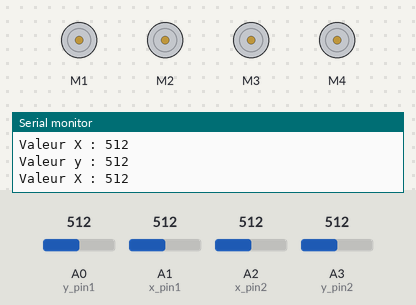
A sketch run on a simulated Arduino Uno, built with avr-gcc and run on an emulated ATmega328P. Shown: 4 × DC motor (green arrow = forward, orange = backward, longer = faster), the last lines printed to the serial monitor. The test bench sets the inputs (shaded band); at power-on: A0 (y_pin1) = 512, A2 (x_pin2) = 512, A1 (x_pin1) = 512, A3 (y_pin2) = 512.

Above: at 1.2 s.
1.3 s: A0 (y_pin1) set to 742
4.3 s: A0 (y_pin1) set to 758
At 4.56 s:
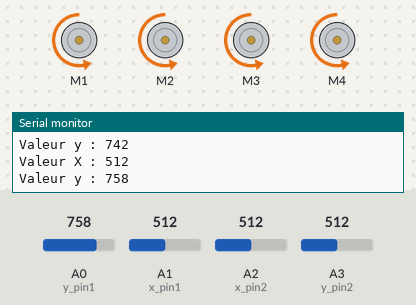
7.3 s: A2 (x_pin2) set to 760
At 7.68 s:
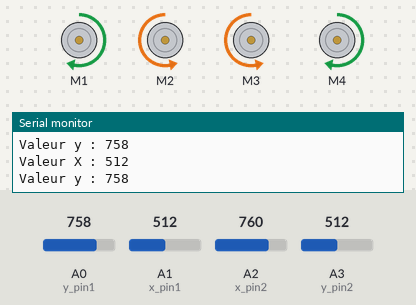
10.3 s: A2 (x_pin2) set to 240
At 10.89 s:
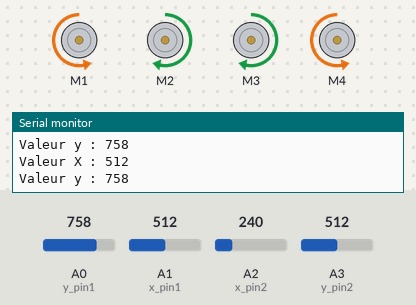
13.3 s: A0 (y_pin1) set to 240
At 13.51 s:
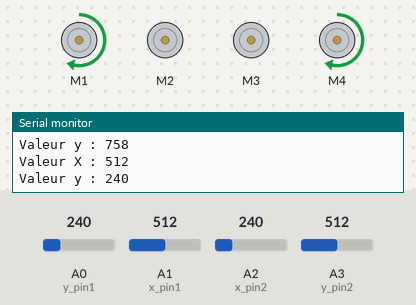
16.3 s: A0 (y_pin1) set to 260
At 16.62 s:
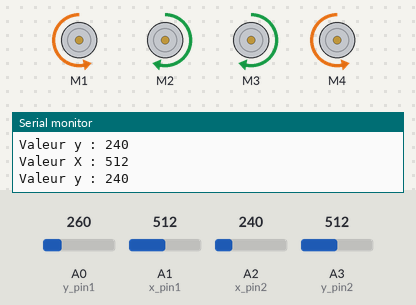
Timing chart, 0 to 19.3 s (numbered marks = the images above; inputs shaded):
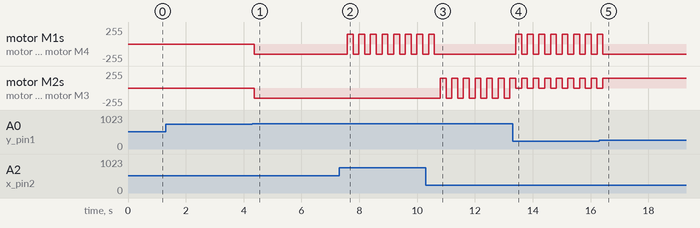

Measured:
- the behaviour switches between 750 and 751 on A0 (y_pin1) (found by bisection; images 0 and 1)
- after the input at 4.3 s, motor M1–4: stopped → backward 150/255 after 0.06 s
- after the input at 7.3 s, motor M1, motor M4: alternates forward 150/255 for 0.20 s and backward 150/255 for 0.20 s, starting after 0.28 s
- after the input at 10.3 s, motor M1, motor M4: goes on until 10.6 s, then stays backward 150/255; motor M2, motor M3: alternates forward 150/255 for 0.20 s and backward 150/255 for 0.20 s, starting after 0.50 s
- after the input at 13.3 s, motor M1, motor M4: alternates forward 150/255 for 0.20 s and backward 150/255 for 0.20 s, starting after 0.11 s
- after the input at 16.3 s, motor M1, motor M4: goes on until 16.4 s, then stays backward 150/255; motor M2, motor M3: goes on until 16.4 s, then stays forward 150/255

The sketch:

SMARS__Essai_joystick2.ino
```cpp
#include <AFMotor.h>

AF_DCMotor motor1(1); // création de l'objet "motor1"
AF_DCMotor motor2(2); // création de l'objet "motor2"
AF_DCMotor motor3(3); // création de l'objet "motor2"
AF_DCMotor motor4(4); // création de l'objet "motor2"
int x_pin1=A1;
int y_pin1=A0;
int x_value1;
int y_value1;

int x_pin2=A2;
int y_pin2=A3;
int x_value2;
int y_value2;

void setup(){
  Serial.begin(9600);
  pinMode(x_pin1,INPUT);
  pinMode(y_pin1, INPUT);
  pinMode(x_pin2,INPUT);
  pinMode(y_pin2, INPUT);
  motor1.setSpeed(150);//vitesse=150
  motor1.run(RELEASE);//stop
  motor2.setSpeed(150);//vitesse=150
  motor2.run(RELEASE);//stop
  motor3.setSpeed(150);//vitesse=150
  motor3.run(RELEASE);//stop
  motor4.setSpeed(150);//vitesse=150
  motor4.run(RELEASE);//stop
}

void loop(){
  x_value1= analogRead(x_pin1);
  y_value1= analogRead(y_pin1);
  x_value2= analogRead(x_pin2);
  y_value2= analogRead(y_pin2);
  Serial.print("Valeur X : ");
  Serial.println(x_value1);
  Serial.print("Valeur y : ");
  Serial.println(y_value1);

  //J1
    if(y_value1<250){
    motor1.run(FORWARD);
    motor4.run(FORWARD);
    motor1.setSpeed(150);//vitesse=150
    motor4.setSpeed(150);//vitesse=150
    delay(200); // attend 100 ms
    motor1.run(RELEASE);
    motor4.run(RELEASE);
    }

    if(y_value1>750){
    motor1.run(BACKWARD);
    motor2.run(BACKWARD);
    motor3.run(BACKWARD);
    motor4.run(BACKWARD);
    motor1.setSpeed(150);//vitesse=150
    motor2.setSpeed(150);//vitesse=150
    motor3.setSpeed(150);//vitesse=150
    motor4.setSpeed(150);//vitesse=150
    delay(200); // attend 100 ms
    motor1.run(RELEASE);
    motor2.run(RELEASE);
    motor3.run(RELEASE);
    motor4.run(RELEASE);
    }

  //POUR ALLER A DROITE
    if(x_value2<250){
    motor1.run(BACKWARD);
    motor2.run(FORWARD);
    motor3.run(FORWARD);
    motor4.run(BACKWARD);
    motor1.setSpeed(150);//vitesse=150
    motor2.setSpeed(150);//vitesse=150
    motor3.setSpeed(150);//vitesse=150
    motor4.setSpeed(150);//vitesse=150
    delay(200); // attend 100 ms
    motor1.run(RELEASE);
    motor2.run(RELEASE);
    motor3.run(RELEASE);
    motor4.run(RELEASE);
    }

  //POUR ALLER A GAUCHE
    if(x_value2>750){
    motor1.run(FORWARD);
    motor2.run(BACKWARD);
    motor3.run(BACKWARD);
    motor4.run(FORWARD);
    motor1.setSpeed(150);//vitesse=150
    motor2.setSpeed(150);//vitesse=150
    motor3.setSpeed(150);//vitesse=150
    motor4.setSpeed(150);//vitesse=150
    delay(200); // attend 100 ms
    motor1.run(RELEASE);
    motor2.run(RELEASE);
    motor3.run(RELEASE);
    motor4.run(RELEASE);
    }

}
```
